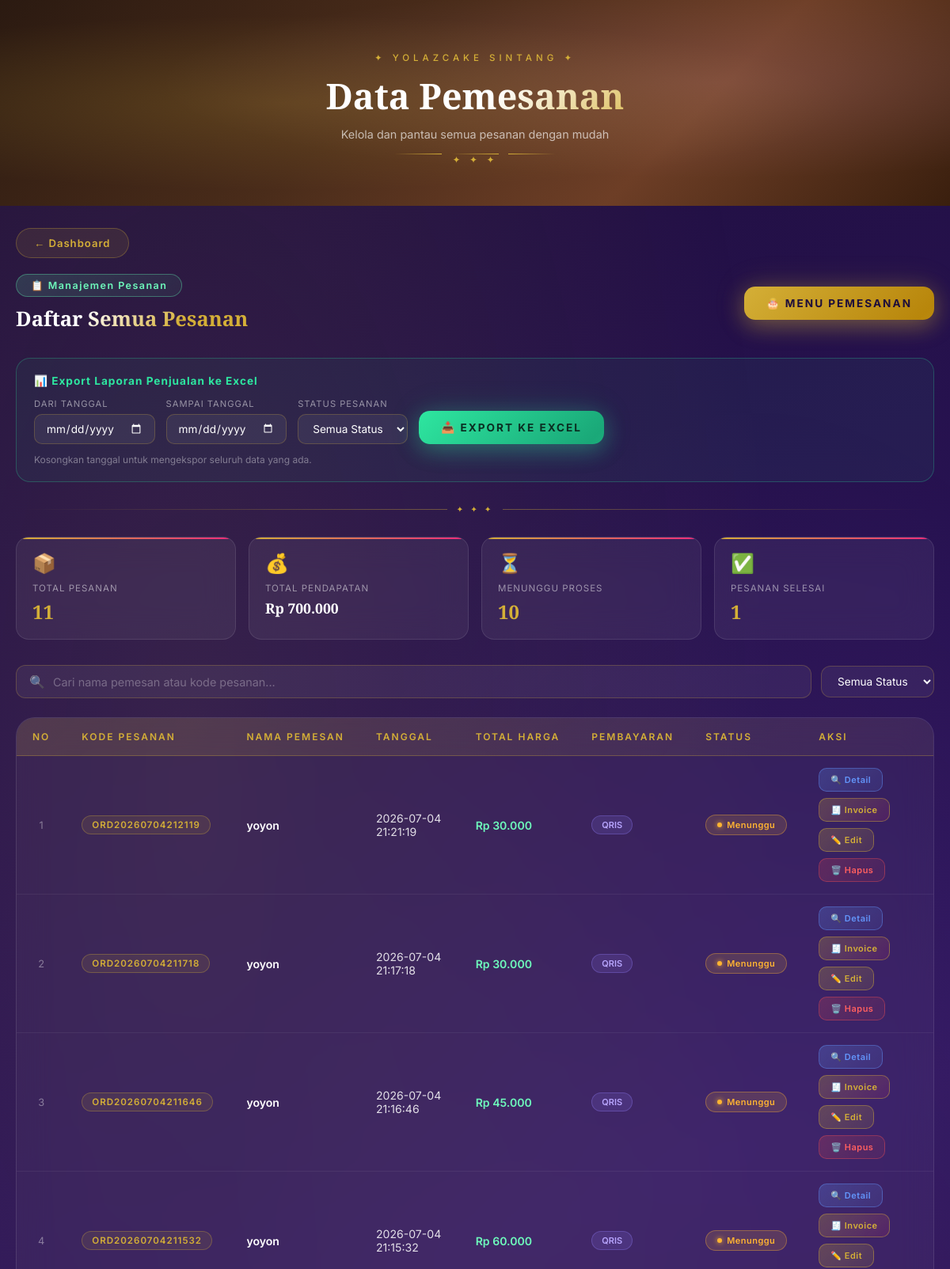
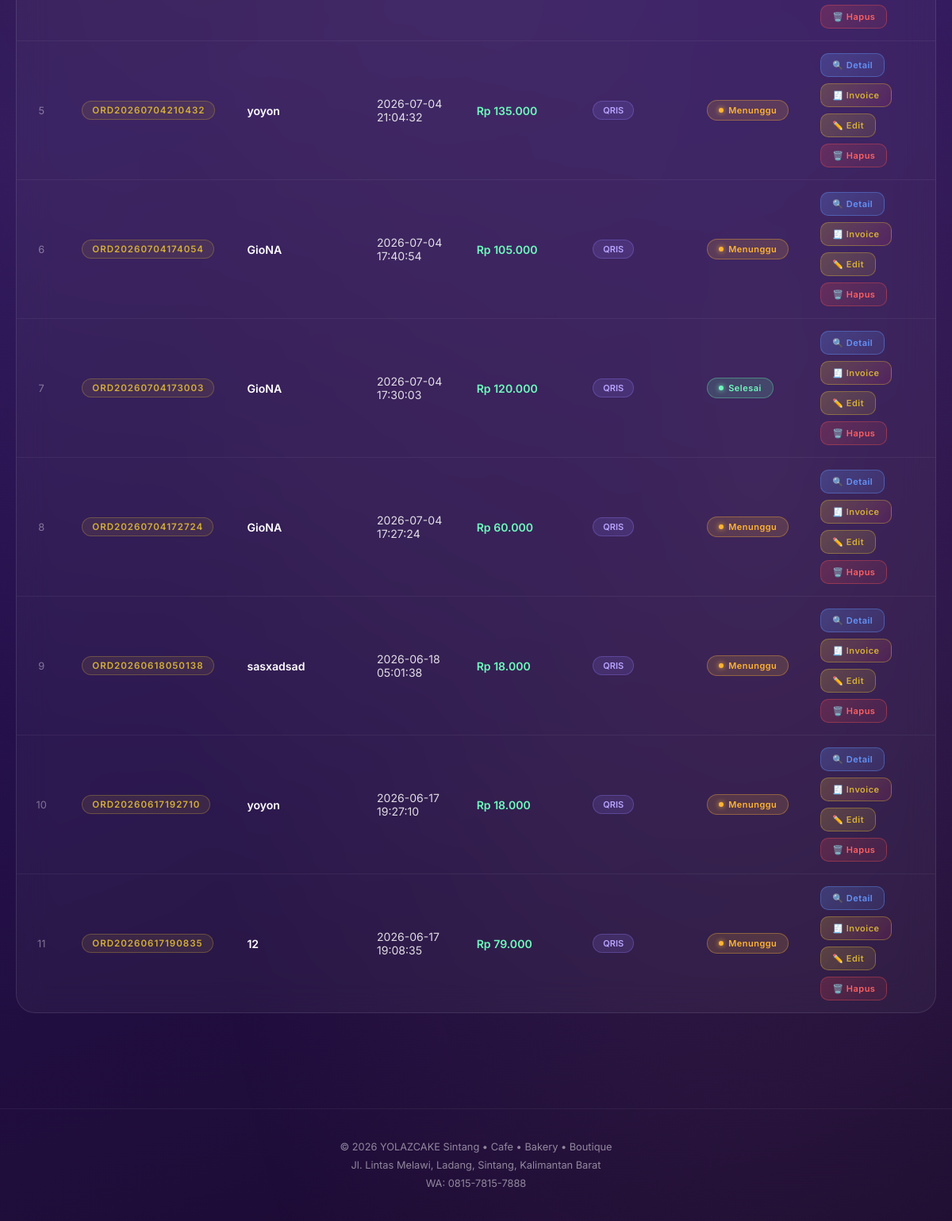
/pemesanan/data_pemesanan.php (signed in), run on an earlier commit of the app's database (2 pictures, top to bottom).
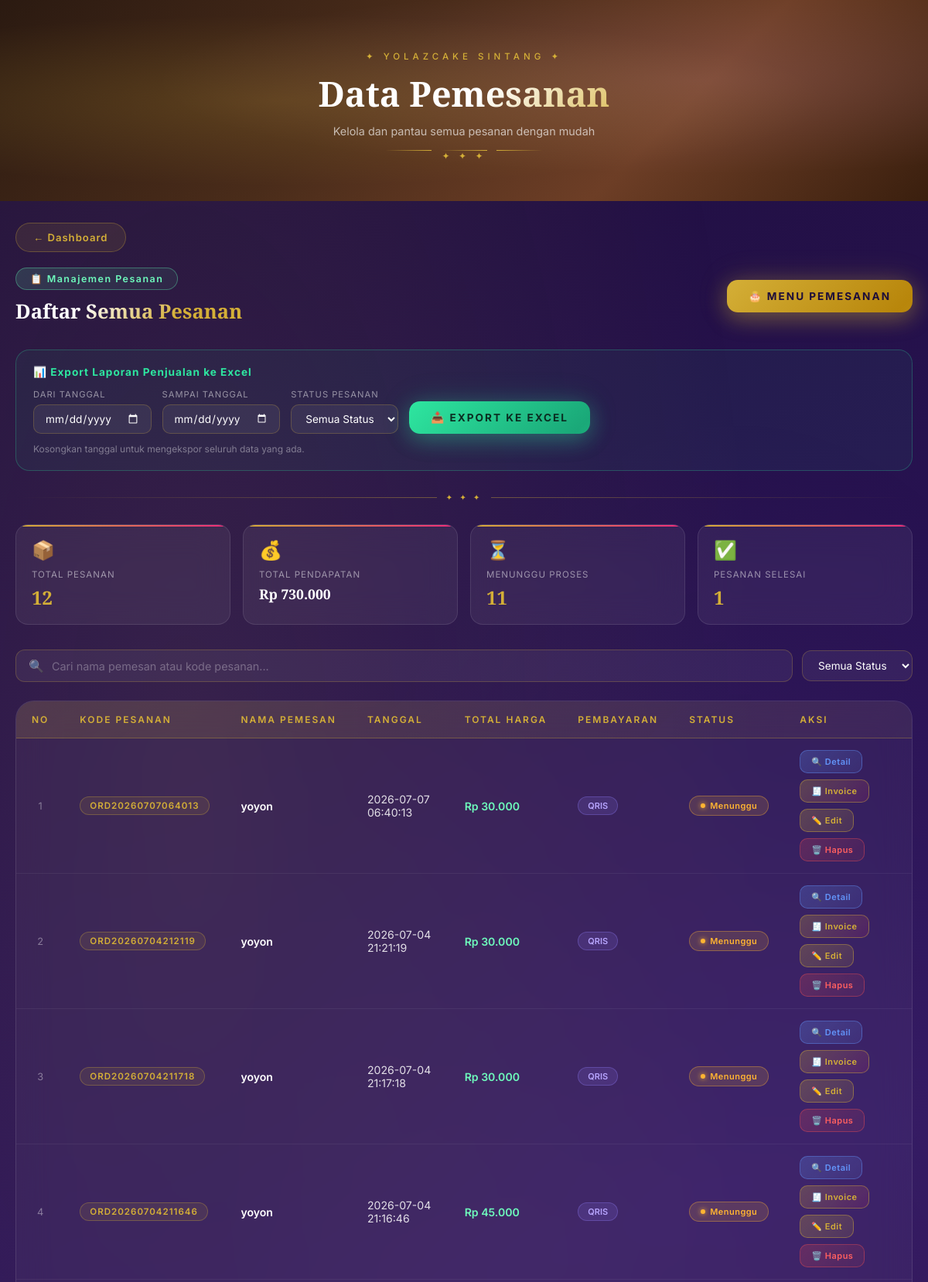
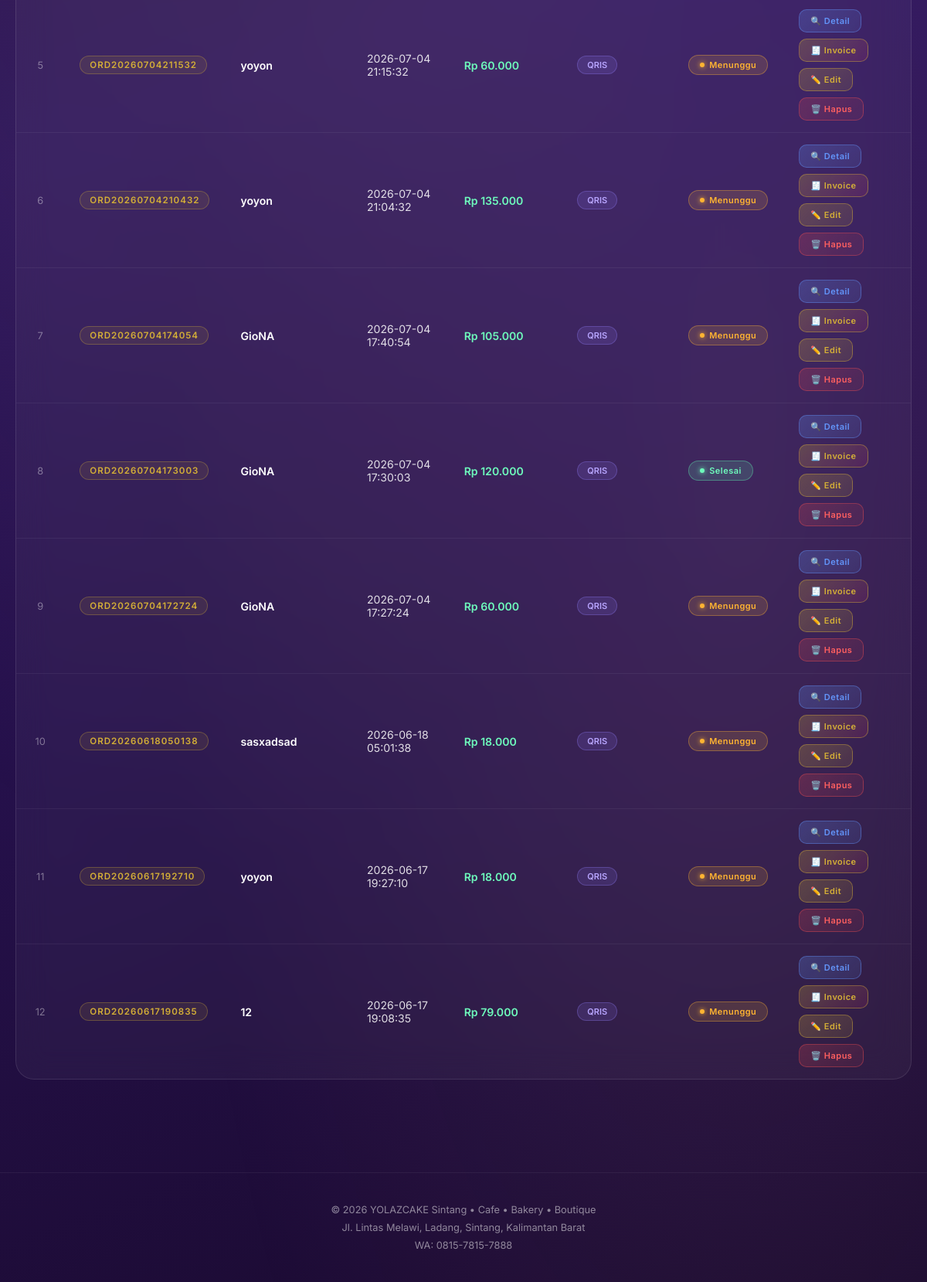
And on a later commit of the database (2 pictures, top to bottom).
### tables this page shows
CREATE TABLE `pemesanan` (
  `id_pemesanan` int(11) NOT NULL,
  `kode_pesanan` varchar(20) DEFAULT NULL,
  `id_member` int(11) DEFAULT NULL,
  `id_user` int(11) DEFAULT NULL,
  `tanggal` datetime DEFAULT current_timestamp(),
  `total_harga` decimal(10,2) DEFAULT NULL,
  `kode_promo` varchar(30) DEFAULT NULL,
  `diskon_nominal` decimal(10,2) DEFAULT 0.00,
  `id_booking` int(11) DEFAULT NULL,
  `metode_pembayaran` varchar(20) DEFAULT NULL,
  `status_pembayaran` enum('Menunggu','Lunas','Gagal') DEFAULT 'Menunggu',
  `status_pesanan` enum('Menunggu','Diproses','Siap Diambil','Selesai','Dibatalkan') DEFAULT 'Menunggu',
  `nama_pemesan` varchar(100) NOT NULL,
  `no_hp` varchar(20) DEFAULT NULL,
  `nomor_meja` varchar(10) DEFAULT NULL
);

### pemesanan/data_pemesanan.php (the view, shortened to what the changed rows need)
<?php
$query = mysqli_query($conn,
"SELECT * FROM pemesanan
ORDER BY id_pemesanan DESC");
?>
<!DOCTYPE html>
<html lang="id">
<head>
</head>
<body>
<div class="page-hero" id="pageHero">
  <div class="hero-inner">
    <h1>Data Pemesanan</h1>
  </div>
</div>
<div class="page-wrapper">
  <div class="top-bar">
    <div>
      <h2 class="section-title" style="margin-top:10px;">Daftar Semua Pesanan</h2>
    </div>
  </div>
  <?php
  $semua = [];
  while($row = mysqli_fetch_assoc($query)){ $semua[] = $row; }
  $total_pesanan   = count($semua);
  $total_revenue   = array_sum(array_column($semua,'total_harga'));
  $menunggu_count  = count(array_filter($semua, fn($r)=>$r['status_pesanan']==='Menunggu'));
  ?>
  <div class="stats-row">
    <div class="stat-card">
      <div class="stat-icon">📦</div>
      <div class="stat-label">Total Pesanan</div>
      <div class="stat-value gold"><?= $total_pesanan ?></div>
    </div>
    <div class="stat-card">
      <div class="stat-icon">💰</div>
      <div class="stat-label">Total Pendapatan</div>
      <div class="stat-value" style="font-size:1.1em;">Rp <?= number_format($total_revenue,0,',','.') ?></div>
    </div>
    <div class="stat-card">
      <div class="stat-icon">⏳</div>
      <div class="stat-label">Menunggu Proses</div>
      <div class="stat-value gold"><?= $menunggu_count ?></div>
    </div>
  </div>
  <div class="table-wrap">
    <?php if(!empty($semua)): ?>
    <table id="mainTable">
      <thead>
        <tr>
          <th>No</th>
          <th>Kode Pesanan</th>
          <th>Nama Pemesan</th>
          <th>Tanggal</th>
          <th>Total Harga</th>
          <th>Pembayaran</th>
          <th>Status</th>
          <th>Aksi</th>
        </tr>
      </thead>
      <tbody>
        <?php foreach($semua as $i => $data): ?>
        <tr data-nama="<?= strtolower($data['nama_pemesan']) ?>" data-kode="<?= strtolower($data['kode_pesanan']) ?>" data-status="<?= htmlspecialchars($data['status_pesanan']) ?>">
          <td><?= $i + 1 ?></td>
          <td><span class="kode-badge"><?= htmlspecialchars($data['kode_pesanan']) ?></span></td>
          <td class="nama-cell"><?= htmlspecialchars($data['nama_pemesan']) ?></td>
          <td><?= htmlspecialchars($data['tanggal']) ?></td>
          <td class="harga-cell">
            Rp <?= number_format($data['total_harga'],0,',','.') ?>
          </td>
          <td><span class="metode-badge"><?= htmlspecialchars($data['metode_pembayaran']) ?></span></td>
          <td>
            <?php
            $s = $data['status_pesanan'];
            if($s==='Menunggu')       echo "<span class='status-badge status-menunggu'>Menunggu</span>";
            elseif($s==='Diproses')   echo "<span class='status-badge status-diproses'>Diproses</span>";
            elseif($s==='Siap Diambil') echo "<span class='status-badge status-siap'>Siap Diambil</span>";
            elseif($s==='Selesai')    echo "<span class='status-badge status-selesai'>Selesai</span>";
            else                      echo "<span class='status-badge status-batal'>Dibatalkan</span>";
            ?>
          </td>
          <td>
            <div class="aksi-cell">
              <a class="btn-aksi btn-detail" href="detail_pemesanan.php?id=<?= $data['id_pemesanan'] ?>">🔍 Detail</a>
              <a class="btn-aksi btn-invoice" href="invoice_pdf.php?id=<?= $data['id_pemesanan'] ?>" target="_blank">🧾 Invoice</a>
              <a class="btn-aksi btn-edit" href="edit_pemesanan.php?id=<?= $data['id_pemesanan'] ?>">✏️ Edit</a>
              <a class="btn-aksi btn-hapus" href="hapus_pemesanan.php?id=<?= $data['id_pemesanan'] ?>" onclick="return confirm('Yakin ingin hapus pesanan ini?')">🗑️ Hapus</a>
            </div>
          </td>
        </tr>
        <?php endforeach; ?>
      </tbody>
    </table>
    <?php endif; ?>
  </div>
</div>
</body>
</html>

What changed in the data, as far as the page shows it:
added pemesanan: kode_pesanan "ORD20260707064013", nama_pemesan "yoyon", tanggal "2026-07-07 06:40:13", total_harga "30.000", metode_pembayaran "QRIS", status_pesanan "Menunggu"
Also different on the page:
$total_pesanan: "11" → "12"
$total_revenue: "700.000" → "730.000"
$menunggu_count: "10" → "11"
